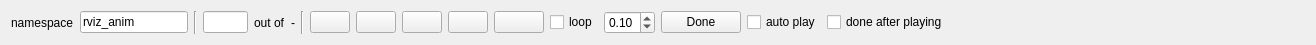
<?xml version="1.0" encoding="UTF-8"?>
<ui version="4.0">
 <class>MainWidget</class>
 <widget class="QWidget" name="MainWidget">
  <property name="geometry">
   <rect>
    <x>0</x>
    <y>0</y>
    <width>1316</width>
    <height>38</height>
   </rect>
  </property>
  <property name="sizePolicy">
   <sizepolicy hsizetype="MinimumExpanding" vsizetype="MinimumExpanding">
    <horstretch>0</horstretch>
    <verstretch>0</verstretch>
   </sizepolicy>
  </property>
  <property name="focusPolicy">
   <enum>Qt::StrongFocus</enum>
  </property>
  <property name="windowTitle">
   <string>Viz Stepper</string>
  </property>
  <property name="styleSheet">
   <string notr="true"/>
  </property>
  <layout class="QHBoxLayout" name="horizontalLayout">
   <item>
    <widget class="QLabel" name="namespace_label">
     <property name="text">
      <string>namespace</string>
     </property>
    </widget>
   </item>
   <item>
    <widget class="QLineEdit" name="namespace_lineedit">
     <property name="sizePolicy">
      <sizepolicy hsizetype="Preferred" vsizetype="Fixed">
       <horstretch>0</horstretch>
       <verstretch>0</verstretch>
      </sizepolicy>
     </property>
     <property name="text">
      <string>rviz_anim</string>
     </property>
     <property name="placeholderText">
      <string/>
     </property>
    </widget>
   </item>
   <item>
    <widget class="Line" name="line">
     <property name="orientation">
      <enum>Qt::Vertical</enum>
     </property>
    </widget>
   </item>
   <item>
    <widget class="QLineEdit" name="step_number_lineedit">
     <property name="sizePolicy">
      <sizepolicy hsizetype="Preferred" vsizetype="Fixed">
       <horstretch>0</horstretch>
       <verstretch>0</verstretch>
      </sizepolicy>
     </property>
     <property name="maximumSize">
      <size>
       <width>45</width>
       <height>16777215</height>
      </size>
     </property>
    </widget>
   </item>
   <item>
    <widget class="QLabel" name="label">
     <property name="text">
      <string>out of</string>
     </property>
    </widget>
   </item>
   <item>
    <widget class="QLabel" name="max_step_number_label">
     <property name="text">
      <string>-</string>
     </property>
    </widget>
   </item>
   <item>
    <widget class="Line" name="line_2">
     <property name="orientation">
      <enum>Qt::Vertical</enum>
     </property>
    </widget>
   </item>
   <item>
    <widget class="QPushButton" name="play_backward_button">
     <property name="text">
      <string/>
     </property>
     <property name="icon">
      <iconset theme="media-skip-backward-symbolic">
       <normaloff>.</normaloff>.</iconset>
     </property>
    </widget>
   </item>
   <item>
    <widget class="QPushButton" name="backward_button">
     <property name="sizePolicy">
      <sizepolicy hsizetype="Minimum" vsizetype="Fixed">
       <horstretch>0</horstretch>
       <verstretch>0</verstretch>
      </sizepolicy>
     </property>
     <property name="minimumSize">
      <size>
       <width>20</width>
       <height>0</height>
      </size>
     </property>
     <property name="text">
      <string/>
     </property>
     <property name="icon">
      <iconset theme="media-seek-backward-symbolic">
       <normaloff>.</normaloff>.</iconset>
     </property>
    </widget>
   </item>
   <item>
    <widget class="QPushButton" name="pause_button">
     <property name="text">
      <string/>
     </property>
     <property name="icon">
      <iconset theme="media-playback-pause">
       <normaloff>.</normaloff>.</iconset>
     </property>
    </widget>
   </item>
   <item>
    <widget class="QPushButton" name="forward_button">
     <property name="minimumSize">
      <size>
       <width>20</width>
       <height>0</height>
      </size>
     </property>
     <property name="text">
      <string/>
     </property>
     <property name="icon">
      <iconset theme="media-seek-forward-symbolic">
       <normaloff>.</normaloff>.</iconset>
     </property>
    </widget>
   </item>
   <item>
    <widget class="QPushButton" name="play_forward_button">
     <property name="minimumSize">
      <size>
       <width>50</width>
       <height>0</height>
      </size>
     </property>
     <property name="text">
      <string/>
     </property>
     <property name="icon">
      <iconset theme="media-skip-forward-symbolic">
       <normaloff>.</normaloff>.</iconset>
     </property>
     <property name="flat">
      <bool>false</bool>
     </property>
    </widget>
   </item>
   <item>
    <widget class="QCheckBox" name="loop_checkbox">
     <property name="text">
      <string>loop</string>
     </property>
    </widget>
   </item>
   <item>
    <widget class="QDoubleSpinBox" name="period_spinbox">
     <property name="maximum">
      <double>5.000000000000000</double>
     </property>
     <property name="singleStep">
      <double>0.050000000000000</double>
     </property>
     <property name="value">
      <double>0.100000000000000</double>
     </property>
    </widget>
   </item>
   <item>
    <widget class="QPushButton" name="done_button">
     <property name="minimumSize">
      <size>
       <width>50</width>
       <height>0</height>
      </size>
     </property>
     <property name="text">
      <string>Done</string>
     </property>
    </widget>
   </item>
   <item>
    <widget class="QCheckBox" name="auto_play_checkbox">
     <property name="text">
      <string>auto play</string>
     </property>
    </widget>
   </item>
   <item>
    <widget class="QCheckBox" name="done_after_playing_checkbox">
     <property name="text">
      <string>done after playing</string>
     </property>
    </widget>
   </item>
   <item>
    <spacer name="horizontalSpacer">
     <property name="orientation">
      <enum>Qt::Horizontal</enum>
     </property>
     <property name="sizeHint" stdset="0">
      <size>
       <width>40</width>
       <height>20</height>
      </size>
     </property>
    </spacer>
   </item>
  </layout>
 </widget>
 <resources/>
 <connections/>
</ui>
